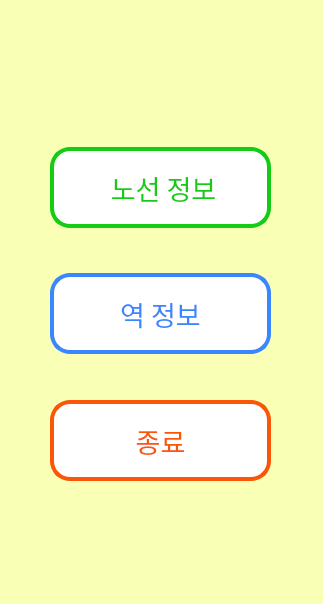
<?xml version="1.0" encoding="UTF-8"?>
<ui version="4.0">
 <class>MainWindow</class>
 <widget class="QMainWindow" name="MainWindow">
  <property name="geometry">
   <rect>
    <x>0</x>
    <y>0</y>
    <width>323</width>
    <height>604</height>
   </rect>
  </property>
  <property name="windowTitle">
   <string>MainWindow</string>
  </property>
  <property name="styleSheet">
   <string notr="true">


background-color: rgba(249, 255, 181, 250);</string>
  </property>
  <widget class="QWidget" name="centralwidget">
   <widget class="QPushButton" name="f_search">
    <property name="geometry">
     <rect>
      <x>50</x>
      <y>147</y>
      <width>221</width>
      <height>81</height>
     </rect>
    </property>
    <property name="font">
     <font>
      <family>오뮤 다예쁨체</family>
      <pointsize>20</pointsize>
     </font>
    </property>
    <property name="styleSheet">
     <string notr="true">color: rgb(20, 204, 20);
	background-color: white;
	border: 4px solid rgb(20, 204, 20);
	border-radius: 20px;</string>
    </property>
    <property name="text">
     <string> 노선 정보</string>
    </property>
   </widget>
   <widget class="QPushButton" name="f_exit">
    <property name="geometry">
     <rect>
      <x>50</x>
      <y>400</y>
      <width>221</width>
      <height>81</height>
     </rect>
    </property>
    <property name="font">
     <font>
      <family>오뮤 다예쁨체</family>
      <pointsize>20</pointsize>
     </font>
    </property>
    <property name="styleSheet">
     <string notr="true">color: rgb(251, 86, 7);
	background-color: white;
	border: 4px solid rgb(251, 86, 7);
	border-radius: 20px;</string>
    </property>
    <property name="text">
     <string>종료</string>
    </property>
   </widget>
   <widget class="QPushButton" name="f_inform">
    <property name="geometry">
     <rect>
      <x>50</x>
      <y>273</y>
      <width>221</width>
      <height>81</height>
     </rect>
    </property>
    <property name="font">
     <font>
      <family>오뮤 다예쁨체</family>
      <pointsize>20</pointsize>
     </font>
    </property>
    <property name="styleSheet">
     <string notr="true">color: rgb(58, 134, 255);
background-color: white;
border: 4px solid rgb(58, 134, 255);
border-radius: 20px;
</string>
    </property>
    <property name="text">
     <string>역 정보</string>
    </property>
   </widget>
  </widget>
  <widget class="QMenuBar" name="menubar">
   <property name="geometry">
    <rect>
     <x>0</x>
     <y>0</y>
     <width>323</width>
     <height>26</height>
    </rect>
   </property>
  </widget>
  <widget class="QStatusBar" name="statusbar"/>
 </widget>
 <resources/>
 <connections/>
</ui>
